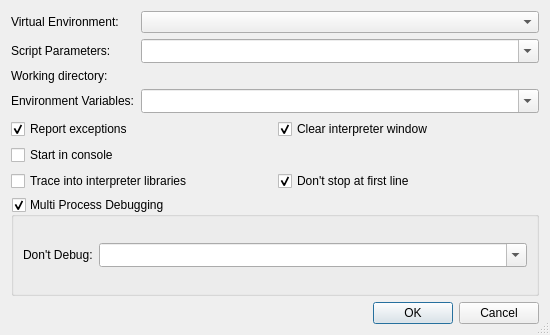
<?xml version="1.0" encoding="UTF-8"?>
<ui version="4.0">
 <class>StartDebugDialog</class>
 <widget class="QDialog" name="StartDebugDialog">
  <property name="geometry">
   <rect>
    <x>0</x>
    <y>0</y>
    <width>550</width>
    <height>335</height>
   </rect>
  </property>
  <property name="windowTitle">
   <string>Start debugging</string>
  </property>
  <property name="sizeGripEnabled">
   <bool>true</bool>
  </property>
  <layout class="QVBoxLayout" name="verticalLayout">
   <item>
    <layout class="QGridLayout" name="gridLayout_3">
     <item row="0" column="0">
      <widget class="QLabel" name="label">
       <property name="text">
        <string>Virtual Environment:</string>
       </property>
       <property name="buddy">
        <cstring>venvComboBox</cstring>
       </property>
      </widget>
     </item>
     <item row="0" column="1">
      <widget class="QComboBox" name="venvComboBox">
       <property name="sizePolicy">
        <sizepolicy hsizetype="Expanding" vsizetype="Fixed">
         <horstretch>0</horstretch>
         <verstretch>0</verstretch>
        </sizepolicy>
       </property>
       <property name="toolTip">
        <string>Select the virtual environment to be used</string>
       </property>
       <property name="whatsThis">
        <string>&lt;b&gt;Virtual Environment&lt;/b&gt;
&lt;p&gt;Enter the virtual environment to be used. Leave it empty to use the default environment, i.e. the one configured globally or per project.&lt;/p&gt;</string>
       </property>
      </widget>
     </item>
     <item row="1" column="0">
      <widget class="QLabel" name="TextLabel1">
       <property name="text">
        <string>Script Parameters:</string>
       </property>
       <property name="buddy">
        <cstring>cmdlineCombo</cstring>
       </property>
      </widget>
     </item>
     <item row="1" column="1">
      <widget class="QComboBox" name="cmdlineCombo">
       <property name="sizePolicy">
        <sizepolicy hsizetype="Expanding" vsizetype="Fixed">
         <horstretch>0</horstretch>
         <verstretch>0</verstretch>
        </sizepolicy>
       </property>
       <property name="toolTip">
        <string>Enter the commandline parameters</string>
       </property>
       <property name="whatsThis">
        <string>&lt;b&gt;Commandline&lt;/b&gt;
&lt;p&gt;Enter the commandline parameters in this field.&lt;/p&gt;</string>
       </property>
       <property name="editable">
        <bool>true</bool>
       </property>
       <property name="insertPolicy">
        <enum>QComboBox::InsertAtTop</enum>
       </property>
       <property name="sizeAdjustPolicy">
        <enum>QComboBox::AdjustToMinimumContentsLengthWithIcon</enum>
       </property>
       <property name="duplicatesEnabled">
        <bool>false</bool>
       </property>
      </widget>
     </item>
     <item row="2" column="0">
      <widget class="QLabel" name="TextLabel2">
       <property name="text">
        <string>Working directory:</string>
       </property>
       <property name="buddy">
        <cstring>workdirPicker</cstring>
       </property>
      </widget>
     </item>
     <item row="2" column="1">
      <widget class="E5ComboPathPicker" name="workdirPicker" native="true">
       <property name="sizePolicy">
        <sizepolicy hsizetype="Expanding" vsizetype="Preferred">
         <horstretch>0</horstretch>
         <verstretch>0</verstretch>
        </sizepolicy>
       </property>
       <property name="focusPolicy">
        <enum>Qt::WheelFocus</enum>
       </property>
       <property name="toolTip">
        <string>Enter the working directory</string>
       </property>
       <property name="whatsThis">
        <string>&lt;b&gt;Working directory&lt;/b&gt;
&lt;p&gt;Enter the working directory of the application to be debugged. Leave it empty to set the working directory to the executable directory.&lt;/p&gt;</string>
       </property>
      </widget>
     </item>
     <item row="3" column="0">
      <widget class="QLabel" name="textLabel1">
       <property name="text">
        <string>Environment Variables:</string>
       </property>
       <property name="buddy">
        <cstring>environmentCombo</cstring>
       </property>
      </widget>
     </item>
     <item row="3" column="1">
      <widget class="QComboBox" name="environmentCombo">
       <property name="sizePolicy">
        <sizepolicy hsizetype="Expanding" vsizetype="Fixed">
         <horstretch>0</horstretch>
         <verstretch>0</verstretch>
        </sizepolicy>
       </property>
       <property name="toolTip">
        <string>Enter the environment variables to be set.</string>
       </property>
       <property name="whatsThis">
        <string>&lt;b&gt;Environment Variables&lt;/b&gt;
&lt;p&gt;Enter the environment variables to be set for the program. The individual settings must be separated by whitespace and be given in the form 'var=value'. In order to add to an environment variable, enter it in the form 'var+=value'. To delete an environment variable, append a '-' to the variable name.&lt;/p&gt;
&lt;p&gt;Example: var1=1 var2=&quot;hello world&quot; var3+=&quot;:/tmp&quot; var4-&lt;/p&gt;</string>
       </property>
       <property name="editable">
        <bool>true</bool>
       </property>
       <property name="insertPolicy">
        <enum>QComboBox::InsertAtTop</enum>
       </property>
       <property name="sizeAdjustPolicy">
        <enum>QComboBox::AdjustToMinimumContentsLengthWithIcon</enum>
       </property>
       <property name="duplicatesEnabled">
        <bool>false</bool>
       </property>
      </widget>
     </item>
    </layout>
   </item>
   <item>
    <layout class="QGridLayout" name="gridLayout">
     <item row="2" column="0">
      <widget class="QCheckBox" name="tracePythonCheckBox">
       <property name="toolTip">
        <string>Select to trace into the Python library</string>
       </property>
       <property name="text">
        <string>Trace into interpreter libraries</string>
       </property>
       <property name="shortcut">
        <string>Alt+T</string>
       </property>
      </widget>
     </item>
     <item row="2" column="1">
      <widget class="QCheckBox" name="autoContinueCheckBox">
       <property name="toolTip">
        <string>Select to not stop the debugger at the first executable line.</string>
       </property>
       <property name="whatsThis">
        <string>&lt;b&gt;Don't stop at first line&lt;/b&gt;&lt;p&gt;This prevents the debugger from stopping at the first executable line.&lt;/p&gt;</string>
       </property>
       <property name="text">
        <string>Don't stop at first line</string>
       </property>
       <property name="checked">
        <bool>true</bool>
       </property>
      </widget>
     </item>
     <item row="0" column="1">
      <widget class="QCheckBox" name="clearShellCheckBox">
       <property name="toolTip">
        <string>Select to clear the display of the interpreter window</string>
       </property>
       <property name="whatsThis">
        <string>&lt;b&gt;Clear interpreter window&lt;/b&gt;&lt;p&gt;This clears the display of the interpreter window before starting the debug client.&lt;/p&gt;</string>
       </property>
       <property name="text">
        <string>Clear interpreter window</string>
       </property>
       <property name="checked">
        <bool>true</bool>
       </property>
      </widget>
     </item>
     <item row="0" column="0">
      <widget class="QCheckBox" name="exceptionCheckBox">
       <property name="toolTip">
        <string>Uncheck to disable exception reporting</string>
       </property>
       <property name="whatsThis">
        <string>&lt;b&gt;Report exceptions&lt;/b&gt;
&lt;p&gt;Uncheck this in order to disable exception reporting.&lt;/p&gt;</string>
       </property>
       <property name="text">
        <string>Report exceptions</string>
       </property>
       <property name="shortcut">
        <string>Alt+E</string>
       </property>
       <property name="checked">
        <bool>true</bool>
       </property>
      </widget>
     </item>
     <item row="1" column="0">
      <widget class="QCheckBox" name="consoleCheckBox">
       <property name="toolTip">
        <string>Select to start the debugger in a console window</string>
       </property>
       <property name="whatsThis">
        <string>&lt;b&gt;Start in console&lt;/b&gt;
&lt;p&gt;Select to start the debugger in a console window. The console command has to be configured on the Debugger-&amp;gt;General page&lt;/p&gt;</string>
       </property>
       <property name="text">
        <string>Start in console</string>
       </property>
      </widget>
     </item>
    </layout>
   </item>
   <item>
    <widget class="QGroupBox" name="multiprocessGroup">
     <property name="toolTip">
      <string>Select this to enable multi process debugging.</string>
     </property>
     <property name="whatsThis">
      <string>&lt;b&gt;Multi Process Debugging&lt;/b&gt;&lt;p&gt;This enables debugging capability for multi process programs. Each started Python program is started within a new debugger.&lt;/p&gt;</string>
     </property>
     <property name="title">
      <string>Multi Process Debugging</string>
     </property>
     <property name="checkable">
      <bool>true</bool>
     </property>
     <layout class="QHBoxLayout" name="horizontalLayout_2">
      <item>
       <widget class="QLabel" name="TextLabel1_2">
        <property name="text">
         <string>Don't Debug:</string>
        </property>
        <property name="buddy">
         <cstring>cmdlineCombo</cstring>
        </property>
       </widget>
      </item>
      <item>
       <widget class="QComboBox" name="multiprocessNoDebugCombo">
        <property name="sizePolicy">
         <sizepolicy hsizetype="Expanding" vsizetype="Fixed">
          <horstretch>0</horstretch>
          <verstretch>0</verstretch>
         </sizepolicy>
        </property>
        <property name="toolTip">
         <string/>
        </property>
        <property name="whatsThis">
         <string/>
        </property>
        <property name="editable">
         <bool>true</bool>
        </property>
        <property name="insertPolicy">
         <enum>QComboBox::InsertAtTop</enum>
        </property>
        <property name="sizeAdjustPolicy">
         <enum>QComboBox::AdjustToMinimumContentsLengthWithIcon</enum>
        </property>
        <property name="duplicatesEnabled">
         <bool>false</bool>
        </property>
       </widget>
      </item>
     </layout>
    </widget>
   </item>
   <item>
    <widget class="QDialogButtonBox" name="buttonBox">
     <property name="orientation">
      <enum>Qt::Horizontal</enum>
     </property>
     <property name="standardButtons">
      <set>QDialogButtonBox::Cancel|QDialogButtonBox::Ok</set>
     </property>
    </widget>
   </item>
  </layout>
 </widget>
 <pixmapfunction>qPixmapFromMimeSource</pixmapfunction>
 <customwidgets>
  <customwidget>
   <class>E5ComboPathPicker</class>
   <extends>QWidget</extends>
   <header>E5Gui/E5PathPicker.h</header>
   <container>1</container>
  </customwidget>
 </customwidgets>
 <tabstops>
  <tabstop>venvComboBox</tabstop>
  <tabstop>cmdlineCombo</tabstop>
  <tabstop>workdirPicker</tabstop>
  <tabstop>environmentCombo</tabstop>
  <tabstop>exceptionCheckBox</tabstop>
  <tabstop>clearShellCheckBox</tabstop>
  <tabstop>consoleCheckBox</tabstop>
  <tabstop>tracePythonCheckBox</tabstop>
  <tabstop>autoContinueCheckBox</tabstop>
  <tabstop>multiprocessGroup</tabstop>
  <tabstop>multiprocessNoDebugCombo</tabstop>
 </tabstops>
 <resources/>
 <connections>
  <connection>
   <sender>buttonBox</sender>
   <signal>accepted()</signal>
   <receiver>StartDebugDialog</receiver>
   <slot>accept()</slot>
   <hints>
    <hint type="sourcelabel">
     <x>68</x>
     <y>323</y>
    </hint>
    <hint type="destinationlabel">
     <x>43</x>
     <y>179</y>
    </hint>
   </hints>
  </connection>
  <connection>
   <sender>buttonBox</sender>
   <signal>rejected()</signal>
   <receiver>StartDebugDialog</receiver>
   <slot>reject()</slot>
   <hints>
    <hint type="sourcelabel">
     <x>136</x>
     <y>323</y>
    </hint>
    <hint type="destinationlabel">
     <x>118</x>
     <y>180</y>
    </hint>
   </hints>
  </connection>
 </connections>
</ui>
